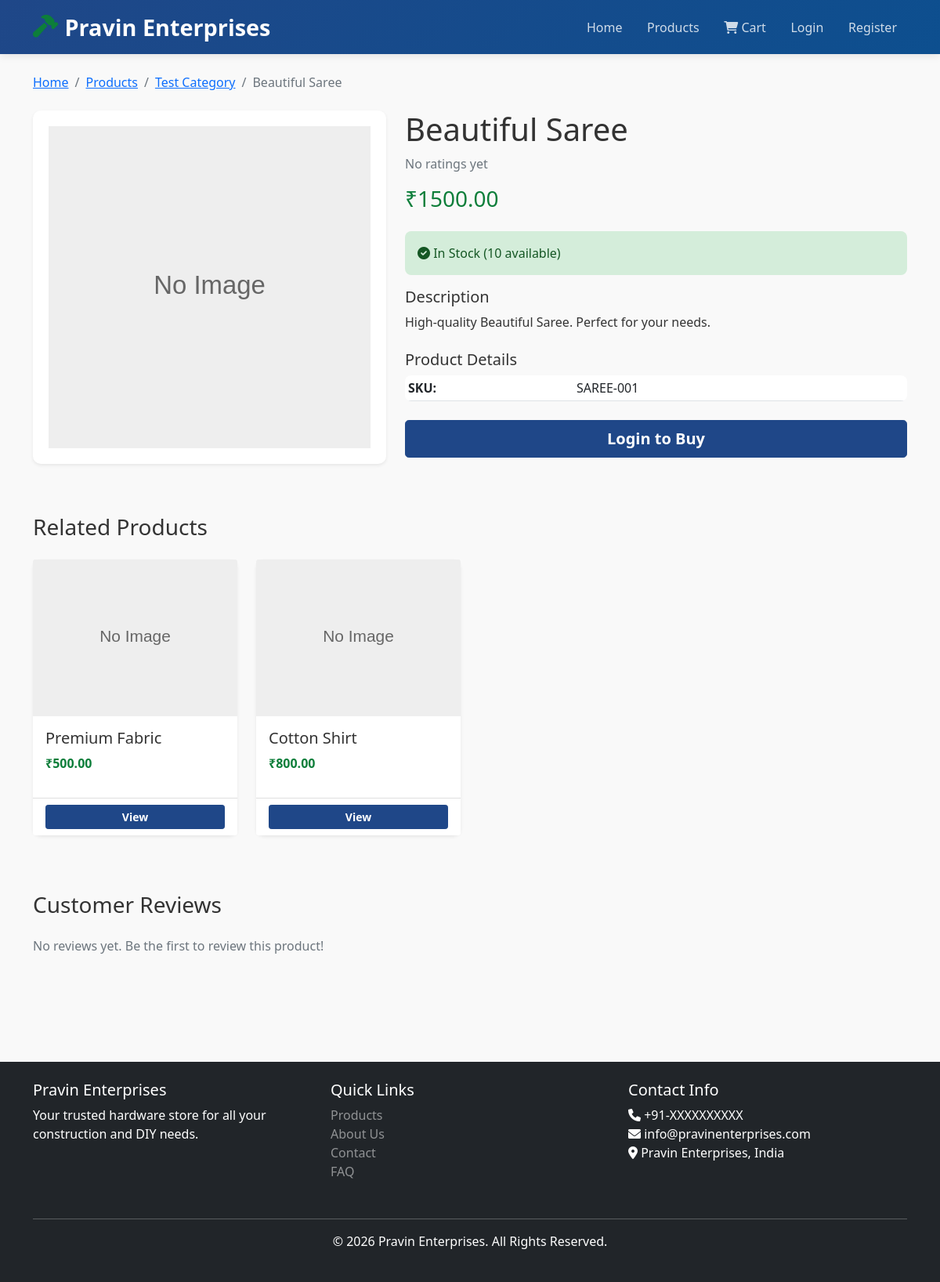
/product/beautiful-saree/, run on the app's committed database.
### products/models.py (models this page shows, shortened)
class Product(models.Model):
    category = models.ForeignKey(Category, on_delete=models.SET_NULL, null=True, related_name='products')
    name = models.CharField(max_length=255)
    slug = models.SlugField(unique=True)
    description = models.TextField()
    short_description = models.CharField(max_length=500, blank=True)
    price = models.DecimalField(max_digits=10, decimal_places=2, validators=[MinValueValidator(Decimal('0.01'))])
    discount_price = models.DecimalField(max_digits=10, decimal_places=2, null=True, blank=True, validators=[MinValueValidator(Decimal('0.00'))])
    cost_price = models.DecimalField(max_digits=10, decimal_places=2, validators=[MinValueValidator(Decimal('0.00'))])
    stock = models.IntegerField(validators=[MinValueValidator(0)])
    low_stock_threshold = models.IntegerField(default=10)
    image = models.ImageField(upload_to='products/')
    additional_images = models.JSONField(default=list, blank=True)  # Store multiple image paths
    sku = models.CharField(max_length=100, unique=True)
    weight = models.FloatField(null=True, blank=True)  # in kg
    dimensions = models.CharField(max_length=100, blank=True)  # e.g., "10x5x8 cm"
    manufacturer = models.CharField(max_length=200, blank=True)
    warranty_months = models.IntegerField(null=True, blank=True)
    is_active = models.BooleanField(default=True)
    is_featured = models.BooleanField(default=False)
    is_new = models.BooleanField(default=False)
    average_rating = models.DecimalField(max_digits=3, decimal_places=2, default=0)
    review_count = models.IntegerField(default=0)
    total_sold = models.IntegerField(default=0)
    created_at = models.DateTimeField(auto_now_add=True)
    updated_at = models.DateTimeField(auto_now=True)
    class Meta:
        db_table = 'products'
        ordering = ['-created_at']
        indexes = [
            models.Index(fields=['category']),
            models.Index(fields=['is_active']),
            models.Index(fields=['name']),
        ]
    def get_discounted_price(self):
        return self.discount_price if self.discount_price else self.price
    def get_discount_percentage(self):
        if self.discount_price and self.discount_price < self.price:
            discount = ((self.price - self.discount_price) / self.price) * 100
            return int(discount)
        return 0
    def is_in_stock(self):
        return self.stock > 0

class Category(models.Model):
    name = models.CharField(max_length=200, unique=True)
    slug = models.SlugField(unique=True)
    description = models.TextField(blank=True)
    image = models.ImageField(upload_to='categories/', null=True, blank=True)
    is_active = models.BooleanField(default=True)
    created_at = models.DateTimeField(auto_now_add=True)
    updated_at = models.DateTimeField(auto_now=True)
    class Meta:
        db_table = 'categories'
        verbose_name = 'Category'
        verbose_name_plural = 'Categories'
        ordering = ['name']

### products/views.py (the view)
# urls.py: path('product/<slug:slug>/', views.product_detail_view, name='product-detail'),
def product_detail_view(request, slug):
    product = get_object_or_404(Product, slug=slug, is_active=True)
    reviews = product.reviews.all().order_by('-created_at')
    related_products = Product.objects.filter(
        category=product.category,
        is_active=True
    ).exclude(id=product.id)[:4]
    context = {
        'product': product,
        'reviews': reviews,
        'related_products': related_products,
        'review_form': ProductReviewForm() if request.user.is_authenticated else None,
    }
    return render(request, 'products/product_detail.html', context)

### templates/products/product_detail.html (shortened to what this page needs)
{% extends 'base.html' %}
{% load static %}
{% block content %}
<div class="container">
    <nav aria-label="breadcrumb" class="mb-4">
        <ol class="breadcrumb">
            <li class="breadcrumb-item"><a href="{% url 'home' %}">Home</a></li>
            <li class="breadcrumb-item"><a href="{% url 'products' %}">Products</a></li>
            <li class="breadcrumb-item"><a href="{% url 'category-detail' product.category.slug %}">{{ product.category.name }}</a></li>
            <li class="breadcrumb-item active">{{ product.name }}</li>
        </ol>
    </nav>
    <div class="row">
        <div class="col-md-5">
            <div class="card shadow-sm mb-3">
                {% if product.image %}
                    <img src="{{ product.image.url }}" class="card-img-top" alt="{{ product.name }}" id="main-image" style="min-height: 400px; object-fit: contain; padding: 20px;">
                {% else %}
                    <img class="card-img-top" alt="{{ product.name }}" id="main-image" style="min-height: 400px; object-fit: contain; padding: 20px;">
                {% endif %}
            </div>
        </div>
        <div class="col-md-7">
            <h1 class="mb-2">{{ product.name }}</h1>
            <div class="mb-3">
                {% if product.average_rating %}
                    <div>
                        {% for i in "12345" %}{% if i|add:0 <= product.average_rating %}<i class="fas fa-star text-warning"></i>{% else %}<i class="far fa-star text-warning"></i>{% endif %}{% endfor %}
                        <span class="text-muted">({{ product.review_count }} reviews)</span>
                    </div>
                {% else %}
                    <span class="text-muted">No ratings yet</span>
                {% endif %}
            </div>
            <div class="mb-4">
                {% if product.discount_price %}
                    <h3 class="text-success">₹{{ product.discount_price }}</h3>
                    <p class="text-muted"><strike>₹{{ product.price }}</strike></p>
                {% else %}
                    <h3 class="text-success">₹{{ product.price }}</h3>
                {% endif %}
            </div>
            {% if product.is_in_stock %}
                <div class="alert alert-success mb-3">
                    <i class="fas fa-check-circle"></i> In Stock ({{ product.stock }} available)
                </div>
            {% else %}
                <div class="alert alert-danger mb-3">
                    <i class="fas fa-times-circle"></i> Out of Stock
                </div>
            {% endif %}
            <div class="mb-4">
                <h5>Description</h5>
                <p>{{ product.description }}</p>
            </div>
            <div class="mb-4">
                <h5>Product Details</h5>
                <table class="table table-sm">
                    <tr>
                        <td><strong>SKU:</strong></td>
                        <td>{{ product.sku }}</td>
                    </tr>
                </table>
            </div>
            {% if product.is_in_stock and request.user.is_authenticated %}
            <form method="post" action="{% url 'add-to-cart' product.id %}" class="mb-4">
                {% csrf_token %}
                <div class="input-group mb-3" style="max-width: 200px;">
                    <span class="input-group-text">Qty:</span>
                    <input type="number" name="quantity" class="form-control" value="1" min="1" max="{{ product.stock }}">
                </div>
                <button type="submit" class="btn btn-success btn-lg w-100">
                    <i class="fas fa-shopping-cart"></i> Add to Cart
                </button>
            </form>
            {% elif not request.user.is_authenticated %}
            <p class="mb-4">
                <a href="{% url 'login' %}" class="btn btn-primary btn-lg w-100">
                    Login to Buy
                </a>
            </p>
            {% endif %}
        </div>
    </div>
    {% if related_products %}
    <div class="row mt-5">
        <div class="col-md-12">
            <h3 class="mb-4">Related Products</h3>
        </div>
        {% for rel_product in related_products %}
        <div class="col-md-3 mb-4">
            <div class="card shadow-sm h-100">
                {% if rel_product.image %}
                    <img src="{{ rel_product.image.url }}" class="card-img-top" alt="{{ rel_product.name }}" style="height: 200px; object-fit: cover;">
                {% else %}
                    <img class="card-img-top" alt="{{ rel_product.name }}" style="height: 200px; object-fit: cover;">
                {% endif %}
                <div class="card-body">
                    <h5 class="card-title">{{ rel_product.name|truncatewords:4 }}</h5>
                    <p class="text-success"><strong>₹{{ rel_product.get_discounted_price }}</strong></p>
                </div>
                <div class="card-footer bg-white">
                    <a href="{% url 'product-detail' rel_product.slug %}" class="btn btn-primary btn-sm w-100">View</a>
                </div>
            </div>
        </div>
        {% endfor %}
    </div>
    {% endif %}
    <div class="row mt-5 mb-5">
        <div class="col-md-8">
            <h3 class="mb-4">Customer Reviews</h3>
            {% if reviews %}
                {% for review in reviews %}
                <div class="card mb-3">
                    <div class="card-header">
                        <strong>{{ review.user.get_full_name }}</strong>
                        <span class="float-end text-muted">
                            {% for i in "12345" %}{% if i|add:0 <= review.rating %}<i class="fas fa-star text-warning"></i>{% else %}<i class="far fa-star text-warning"></i>{% endif %}{% endfor %}
                        </span>
                    </div>
                    <div class="card-body">
                        <h6 class="card-subtitle mb-2">{{ review.title }}</h6>
                        <p class="card-text">{{ review.comment }}</p>
                        <small class="text-muted">{{ review.created_at|date:"d M Y" }}</small>
                    </div>
                </div>
                {% endfor %}
            {% else %}
                <p class="text-muted">No reviews yet. Be the first to review this product!</p>
            {% endif %}
        </div>
    </div>
</div>
{% endblock %}

### static/css/style.css (style rules this page uses)
:root { --primary-color: #1f4788; --secondary-color: #0d7e3a; --danger-color: #d32f2f; --warning-color: #f57c00; --info-color: #1976d2; --light-gray: #f5f5f5; --dark-gray: #333; }
* { margin: 0; padding: 0; box-sizing: border-box; }
body { font-family: 'Segoe UI', Tahoma, Geneva, Verdana, sans-serif; background-color: #f9f9f9; color: var(--dark-gray); }
.card { border: none; border-radius: 10px; box-shadow: 0 2px 8px rgba(0,0,0,0.1); transition: all 0.3s ease; }
.btn-primary { background-color: var(--primary-color); border-color: var(--primary-color); color: white; font-weight: 600; transition: all 0.3s ease; }
.table { background-color: white; border-radius: 8px; overflow: hidden; }
.alert { border-radius: 8px; border: none; }
.alert-success { background-color: #d4edda; color: #155724; }
.text-success { color: var(--secondary-color) !important; }

### data on the page
Product: category.name "Test Category", name "Beautiful Saree", price "1500.00", stock "10", description "High-quality Beautiful Saree. Perfect for your needs.", sku "SAREE-001"
Product: name "Premium Fabric", get_discounted_price "500.00"
Product: name "Cotton Shirt", get_discounted_price "800.00"
